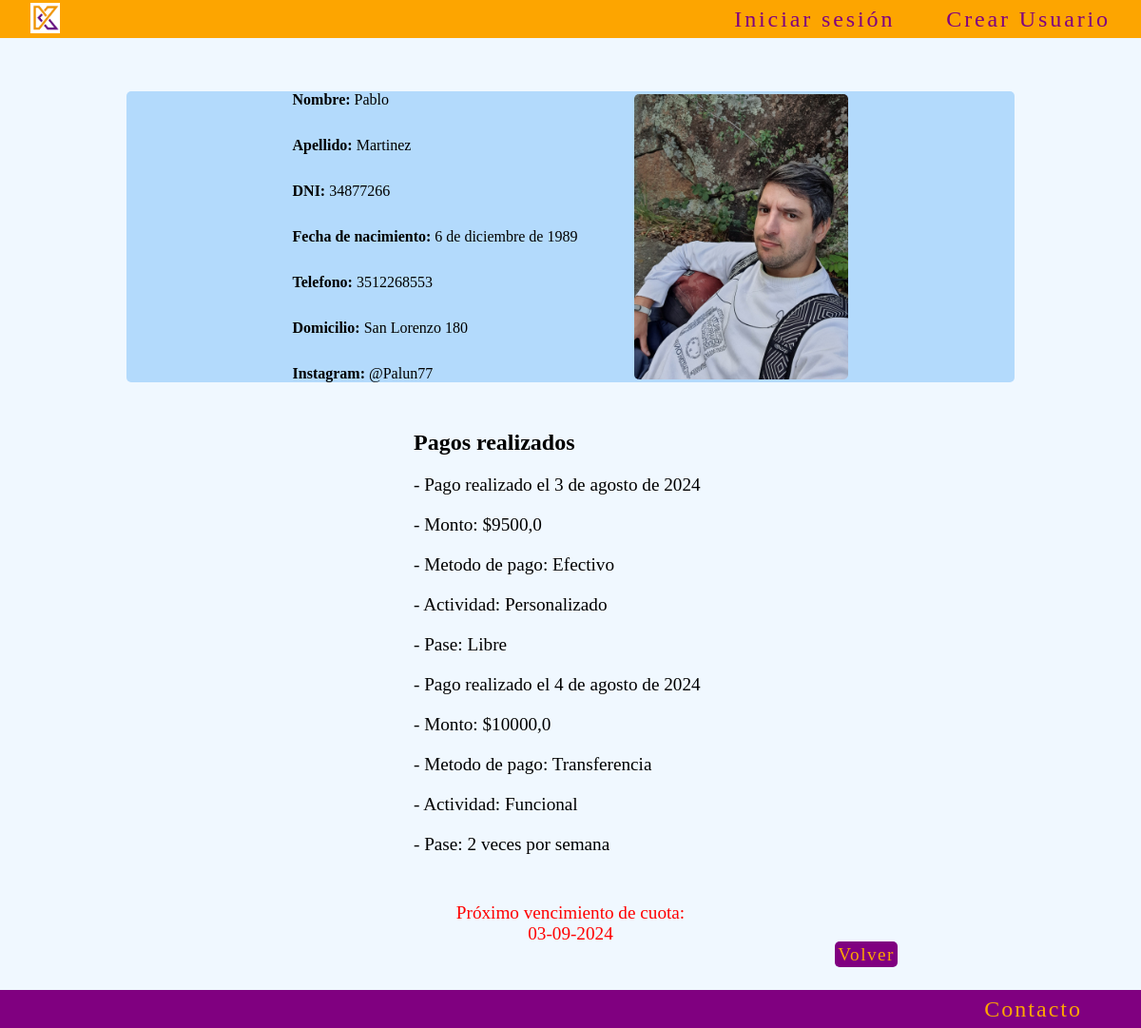
The app's page /usuarios/perfil/3/ with its own data.
### usuarios/models.py (models this page shows, shortened)
class Usuarios(models.Model):
    user = models.OneToOneField(User, on_delete=models.CASCADE)
    dni = models.CharField(max_length=8, unique=True)
    fecha_nacimiento = models.DateField()
    telefono = models.CharField(max_length=15)
    domicilio = models.CharField(max_length=150)
    instagram = models.CharField(max_length=150, null=True, blank=True)
    foto = models.ImageField(upload_to='fotos', null=True, blank=True)
    @property
    def proximo_vencimiento(self):
        ultimo_pago = self.pagos_set.order_by('-fecha').first() # type: ignore
        if ultimo_pago:
            return ultimo_pago.fecha + timedelta(days=30)
        return None
    class Meta:
        verbose_name = 'usuario'
        verbose_name_plural = 'usuarios'

### pagos/models.py (models this page shows, shortened)
class Pagos(models.Model):
    usuario = models.ForeignKey(Usuarios, on_delete=models.DO_NOTHING)
    monto = models.FloatField()
    modo_pago = models.CharField(max_length=50, null=True, blank=True)
    actividad = models.CharField(max_length=50)
    pase = models.CharField(max_length=50, null=True, blank=True)
    fecha = models.DateField(auto_now=True)
    class Meta:
        verbose_name = 'pago'
        verbose_name_plural = 'pagos'

### usuarios/views.py (the view)
# urls.py: path('perfil/<int:pk>/', perfil, name='perfil')
def perfil(request, pk):
    usuarios = get_object_or_404(Usuarios, id=pk)
    pagos = Pagos.objects.filter(usuario=usuarios)
    contexto = {
        'usuarios': usuarios,
        'proximo_vencimiento': usuarios.proximo_vencimiento,
        'pagos': pagos,
    }
    return render(request, 'usuarios/perfil.html', contexto)

### usuarios/templates/usuarios/perfil.html (shortened to what this page needs)
{% extends 'core/base.html' %}
{% block content %}
    <main class="contenedor_principal">
        <ul class="datos-container">
            <div class="datos">
                <li><strong>Nombre:</strong> {{ usuarios.user.first_name }}</li>
                <li><strong>Apellido:</strong> {{ usuarios.user.last_name }}</li>
                <li><strong>DNI:</strong> {{ usuarios.dni }}</li>
                <li><strong>Fecha de nacimiento:</strong> {{ usuarios.fecha_nacimiento }}</li>
                <li><strong>Telefono:</strong> {{ usuarios.telefono }}</li>
                <li><strong>Domicilio:</strong> {{ usuarios.domicilio }}</li>
                {% if usuarios.instagram %}
                    <li><strong>Instagram:</strong> @{{ usuarios.instagram }}</li>
                {% endif %}
            </div>
            {% if usuarios.foto %}
                <img src="{{ usuarios.foto.url }}" alt="Foto de {{ usuarios.user.username }}" width="" height="" class="foto-usuario-detalle">
            {% else %}
                <p class="foto-usuario">No hay foto disponible</p>
            {% endif %}
        </ul>
        {% if pagos %}
            <div class="card-pago-container">
                <h2>Pagos realizados</h2>
                {% for pago in pagos %}
                <p>- Pago realizado el {{ pago.fecha }}</p>
                <p>- Monto: ${{ pago.monto }}</p>
                <p>- Metodo de pago: {{ pago.modo_pago.capitalize }}</p>
                <p>- Actividad: {{ pago.actividad.capitalize }}</p>
                <p>- Pase: {{ pago.pase.capitalize }}</p>
                {% endfor %}
            </div>
        {% endif %}
        <div class="proximo-vencimiento">
            {% if proximo_vencimiento %}
                <p>Próximo vencimiento de cuota:</p>
                <p>{{ proximo_vencimiento|date:"d-m-Y" }}</p>
            {% else %}
                <p>No hay pagos registrados</p>
            {% endif %}
        </div>
        <div class="volver-container">
            <a href="{% url 'core:index' %}" class="volver">Volver</a>
        </div>
    </main>
{% endblock content %}

### core/static/css/style.css (style rules this page uses)
* { padding: 0; margin: 0; text-decoration: none; list-style: none; }
body { display: flex; flex-direction: column; min-height: 100vh; }
.contenedor_principal { padding: 2vh; display: flex; flex-direction: column; align-items: center; background-color: aliceblue; min-height: 86vh; }
.volver-container { margin: 0 20vw 10px 0; align-self: flex-end; }
.volver { letter-spacing: 1.5px; font-size: 1.2rem; background-color: purple; text-decoration: none; color: rgb(253, 165, 0); border: 1px solid transparent; border-radius: 5px; transition-duration: .2s; padding: 2px; }
.datos-container { width: 80%; display: flex; justify-content: center; align-items: center; gap: 5vw; flex-grow: 1; border-radius: 5px; background-color: rgb(179, 218, 252); }
.datos { display: flex; flex-direction: column; gap: 30px; }
.foto-usuario-detalle { height: 25vw; border-radius: 5px; }
.card-pago-container { width: 330px; display: flex; flex-direction: column; gap: 20px; margin: 50px; }
.card-pago-container p { font-size: 1.2rem; }
.proximo-vencimiento { color: red; font-size: 1.2rem; text-align: center; }

### records on screen
Usuarios: user.first_name "Pablo", user.last_name "Martinez", dni "34877266", fecha_nacimiento "6 de diciembre de 1989", telefono "3512268553", domicilio "San Lorenzo 180", instagram "Palun77", foto (picture)
Pagos: fecha "3 de agosto de 2024", monto "9500,0", modo_pago "Efectivo", actividad "Personalizado", pase "Libre"
Pagos: fecha "4 de agosto de 2024", monto "10000,0", modo_pago "Transferencia", actividad "Funcional", pase "2 veces por semana"

### other values on screen
{{ proximo_vencimiento|date:"d-m-Y" }} "03-09-2024"
